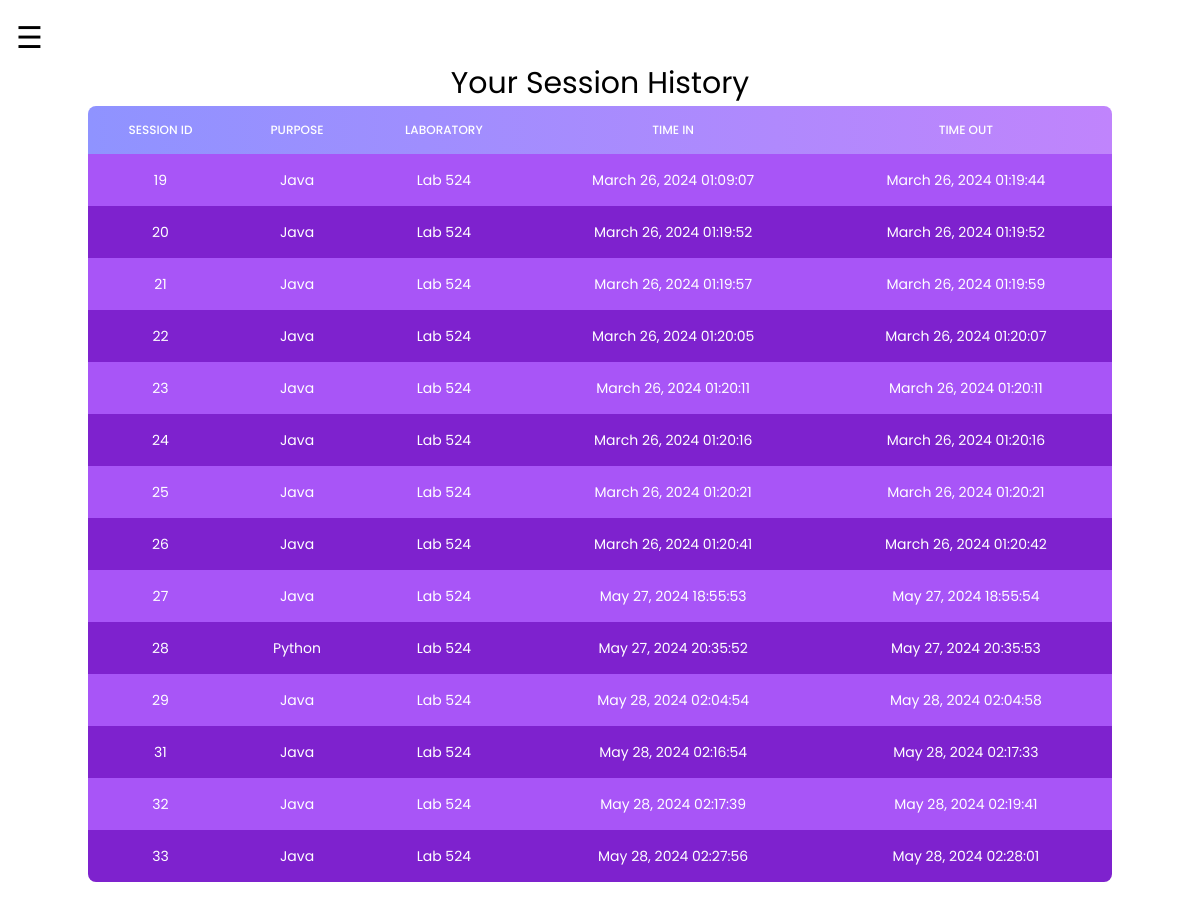
Screenshot of /history.php (signed in) with the database file from the repository.
### tables this page shows
CREATE TABLE `sessions` (
  `session_id` int(11) NOT NULL,
  `student_id` int(11) NOT NULL,
  `laboratory` varchar(254) NOT NULL,
  `purpose` varchar(254) NOT NULL,
  `time_in` datetime DEFAULT current_timestamp(),
  `time_out` datetime DEFAULT NULL
);

### history.php (the view, shortened to what this page needs)
<?php
include('connector.php');
$history = [];
$id = $_SESSION['id'];
$query = "SELECT * FROM sessions INNER JOIN student ON student.id = sessions.student_id WHERE time_out IS NOT NULL AND student.id = '$id' ORDER BY time_out asc";
$result = $connection->query($query);
if ($result->num_rows > 0) {
    while($row = $result->fetch_assoc()) {
        $history[] = $row;
    }
}
?>
<!DOCTYPE html>
<html>
<head>
<script src="https://cdn.tailwindcss.com"></script>
</head>
<body>
<div id="main">
<span style="font-size:30px;cursor:pointer" onclick="openNav()">&#9776;</span>
<div class="w-full flex items-center flex-col container mx-auto">
  <h1 style="text-align:center; font-size:30px; font-weight:strong">Your Session History</h1>
     <table id="oktable" class=" mb-10 w-full text-sm text-left rtl:text-right text-white rounded-lg overflow-hidden">
                <thead class="text-xs bg-gradient-to-l t to-[#8F93FF] from-purple-400 uppercase rounded-md">
                    <tr>
                        <th class="border px-4 py-4 font-medium border-none  text-center">SESSION ID</th>
                        <th class="border px-4 py-4 font-medium border-none  text-center">PURPOSE</th>
                        <th class="border px-4 py-4 font-medium border-none  text-center">LABORATORY</th>
                        <th class="border px-4 py-4 font-medium border-none  text-center">TIME IN</th>
                        <th class="border px-4 py-4 font-medium border-none  text-center">TIME OUT</th>
                    </tr>
                </thead>
                <tbody id="tbody" class="relative">
                <?php
            foreach ($history as $student) {
                   echo '<tr class="odd:bg-purple-500 bg-purple-700">
                                <td class="border px-4 py-4 border-none text-center text-xs md:text-sm text-white">'.$student['session_id'].'</td>
                                <td class="border px-4 py-4 border-none text-center text-xs md:text-sm text-white">'.$student['purpose'].'</td>
                                <td class="border px-4 py-4 border-none text-center text-xs md:text-sm text-white">'.$student['laboratory'].'</td>
                                <td class="border px-4 py-4 border-none text-center text-xs md:text-sm text-white">'.date('F j, Y H:i:s', strtotime($student['time_in'])).'</td>
                                <td class="border px-4 py-4 border-none text-center text-xs md:text-sm text-white">'.date('F j, Y H:i:s', strtotime($student['time_out'])).'</td></tr>
                                ';
                }
            ?>
                </tbody>
            </table>
</div>
<br>
</div>
</body>
</html>

### history.php (style rules this page uses)
body { font-family: "Poppins" , sans-serif; transition: background-color .5s; }
#main { transition: margin-left .5s; padding: 16px; }

### rows the page displays
sessions: session_id "19", purpose "Java", laboratory "Lab 524", time_in "March 26, 2024 01:09:07", time_out "March 26, 2024 01:19:44"
sessions: session_id "20", purpose "Java", laboratory "Lab 524", time_in "March 26, 2024 01:19:52", time_out "March 26, 2024 01:19:52"
sessions: session_id "21", purpose "Java", laboratory "Lab 524", time_in "March 26, 2024 01:19:57", time_out "March 26, 2024 01:19:59"
sessions: session_id "22", purpose "Java", laboratory "Lab 524", time_in "March 26, 2024 01:20:05", time_out "March 26, 2024 01:20:07"
sessions: session_id "23", purpose "Java", laboratory "Lab 524", time_in "March 26, 2024 01:20:11", time_out "March 26, 2024 01:20:11"
sessions: session_id "24", purpose "Java", laboratory "Lab 524", time_in "March 26, 2024 01:20:16", time_out "March 26, 2024 01:20:16"
sessions: session_id "25", purpose "Java", laboratory "Lab 524", time_in "March 26, 2024 01:20:21", time_out "March 26, 2024 01:20:21"
sessions: session_id "26", purpose "Java", laboratory "Lab 524", time_in "March 26, 2024 01:20:41", time_out "March 26, 2024 01:20:42"
sessions: session_id "27", purpose "Java", laboratory "Lab 524", time_in "May 27, 2024 18:55:53", time_out "May 27, 2024 18:55:54"
sessions: session_id "28", purpose "Python", laboratory "Lab 524", time_in "May 27, 2024 20:35:52", time_out "May 27, 2024 20:35:53"
sessions: session_id "29", purpose "Java", laboratory "Lab 524", time_in "May 28, 2024 02:04:54", time_out "May 28, 2024 02:04:58"
sessions: session_id "31", purpose "Java", laboratory "Lab 524", time_in "May 28, 2024 02:16:54", time_out "May 28, 2024 02:17:33"
sessions: session_id "32", purpose "Java", laboratory "Lab 524", time_in "May 28, 2024 02:17:39", time_out "May 28, 2024 02:19:41"
sessions: session_id "33", purpose "Java", laboratory "Lab 524", time_in "May 28, 2024 02:27:56", time_out "May 28, 2024 02:28:01"
